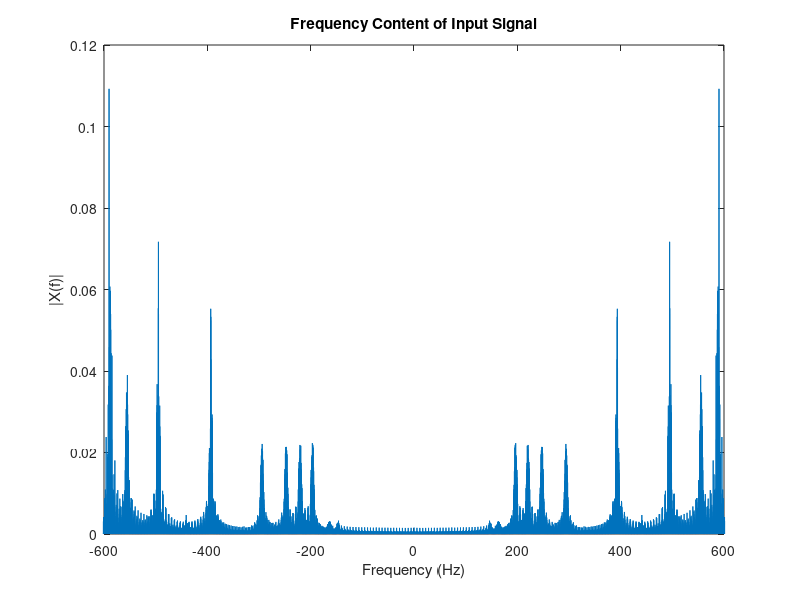
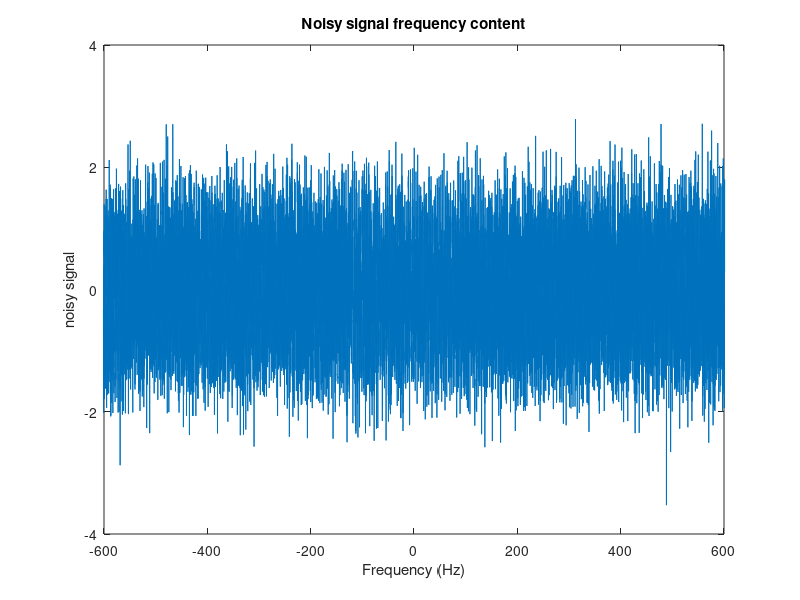
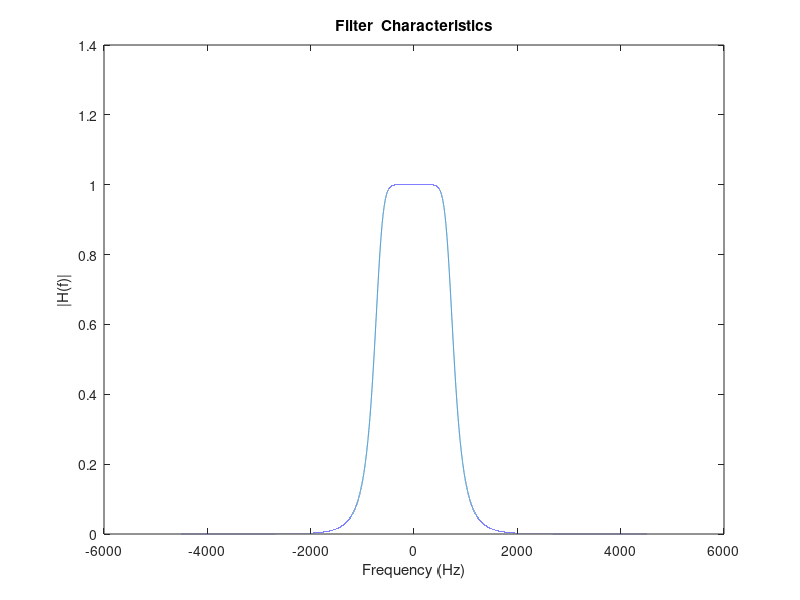
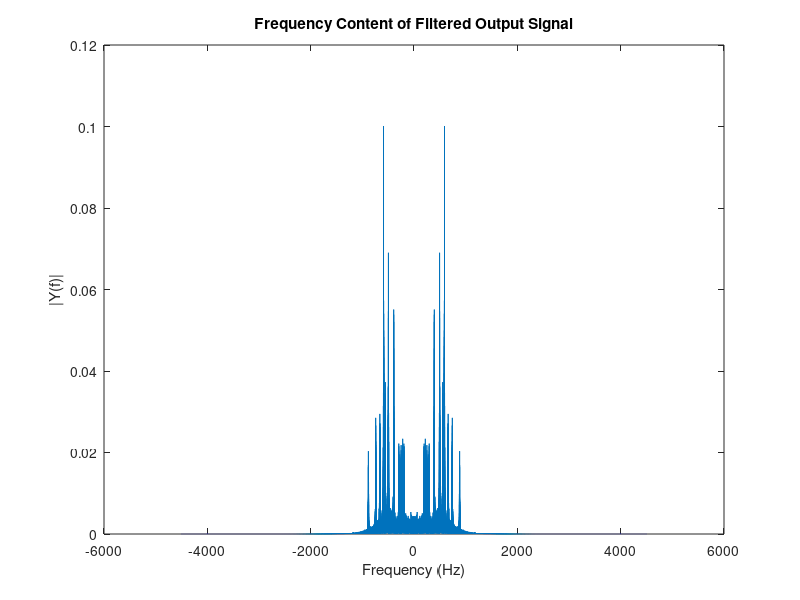

Write MATLAB code to recreate these figures, in order.
close all
clear
clc

t = [0:.000125:.20];

Al = sin(2*pi*220*t); % The 'l' attached to A is to show it's a note below middle C.
A = sin(2*pi*440*t);
C = sin(2*pi*523.25*t);
D = sin(2*pi*587.33*t);
E = sin(2*pi*659.26*t);
midc = sin(2*pi*261.6*t);
G = sin(2*pi*783.99*t);
Gl = sin(2*pi*196*t); % The 'l' attached to 'G' is to show it is below middle C
B = sin(2*pi*493.88*t);
F = sin(2*pi*349.23*t);
Fl = sin(2*pi*174.61*t); % The 'l' attached to 'F' is to show it is below middle C
Rs = sin(2*pi*000*t); % I use this for a rest note
Dl = sin(2*pi*293.66*t); % The 'l' attached to the 'D' is to show it is below middle c
Gs = sin(2*pi*392*t); %This G note was not below middle c but not a higher not either.
Bl = sin(2*pi*246.94*t); % The 'l' attached to the 'B' is to show it is below middle c
El = sin(2*pi*164.81*t); % Same condition as above.
As = sin(2*pi*466.16*t); % The 's' stands for a # note

% These are notes that needs to be played at the same time.
% Using 'Var' = ('x' + 'y') I was able to do this.
AlA = (Al + A);
DAl = (D + Al);
Cmidc = (C + midc);
GGl = (G + Gl);
CGl = (C + Gl);
FFl = (F + Fl);
BFl = (B + Fl);
% This is where I create my 'measures' and lines.
line1 = [AlA,A,C,A,D,A,E,DAl,Cmidc,C,E,C,G,C,E,Cmidc,GGl,G,B,G,C,G,D,CGl];
line2 = [FFl,F,A,F,B,F,C,BFl];
line3 = [FFl,F,A,F,B,F,C,BFl];

% This is where I create my actual song. I organize my lines in the correct
% order according to the sheet music I used for the actual song.
song  =  [line1,line2,line1,line3];

audiowrite('MortalKombat.wav',song, 9000);
[x, fs] = audioread('MortalKombat.wav');
noise= awgn(x,5);
audiowrite('MortalKombatWithNoise.wav',noise, 9000);
N = length(x);
X = fft(x);
X = X/N;
X1 = fftshift(abs(X));
f = fs*linspace(0,1, N) - fs/2;

figure
% subplot(5, 1, 1)
plot(f,X1);
ylabel('|X(f)|'); xlabel('Frequency (Hz)')
title('Frequency Content of Input Signal')
xlim([-600 600])

figure()
% subplot(5, 1, 1)
plot(f, noise);
xlim([-600 600])
ylabel('noisy signal'); xlabel('Frequency (Hz)')
title('Noisy signal frequency content')

% build filter
% The code below shows an example on how to build and use a digital filter.
cutoff = 700; % cutoff frequency (Hz) for the filter
% build a 5th-order butterworth low pass digital filter
% to keep the music but filter out the noise
% b: numerator coeff of system transfer function, a: denominator coeff
% system transfer function is discussed in section 9.7 of the textbook.
% In the command below, 5 is the order of the filter, the second parameter
% specify the cutoff frequency (with value between 0 and 1), which is
% normalized to half the sample rate, 'low' denotes the type of the filter,
%  low pass filter
[b, a] = butter(5, 2*cutoff/(fs), 'low');
H = freqz(b, a, f, fs); % get frequency response of filter
figure()
plot(f, abs(H)) % plot frequency response (magnitude) of filter
ylabel('|H(f)|'); xlabel('Frequency (Hz)')
title('Filter  Characteristics')

% Signal processing: pass the input through the lowpass filter
y = filter(b, a, noise); % using difference equation
audiowrite('MortalKombatFiltered.wav',y,9000);

% plot frequency content of filter output
N = length(y);
Y = fft(y(1:N))/N; % generate FFT and divide by num of points to normalize FFT;
f = fs*linspace(0,1, N) - fs/2; % generate frequency vector
Y1 = fftshift(abs(Y)); % magnitude of the double-sided spectrum
figure
plot(f,Y1);
ylabel('|Y(f)|'); xlabel('Frequency (Hz)')
title('Frequency Content of Filtered Output Signal')

tt = (1:length(x))/fs;         % time
dur = find(tt>0.1 & tt<0.12);   % set time duration for waveform plot
figure
plot(tt(dur),x(dur))
axis tight
title('Waveform of song in time domain' )

p = 2*abs( Y); % compute power at each frequency
figure
semilogy(f,p)
axis([0 4000 10^-4 1])
title('Power Spectrum of the song ')  % generate spectogram
